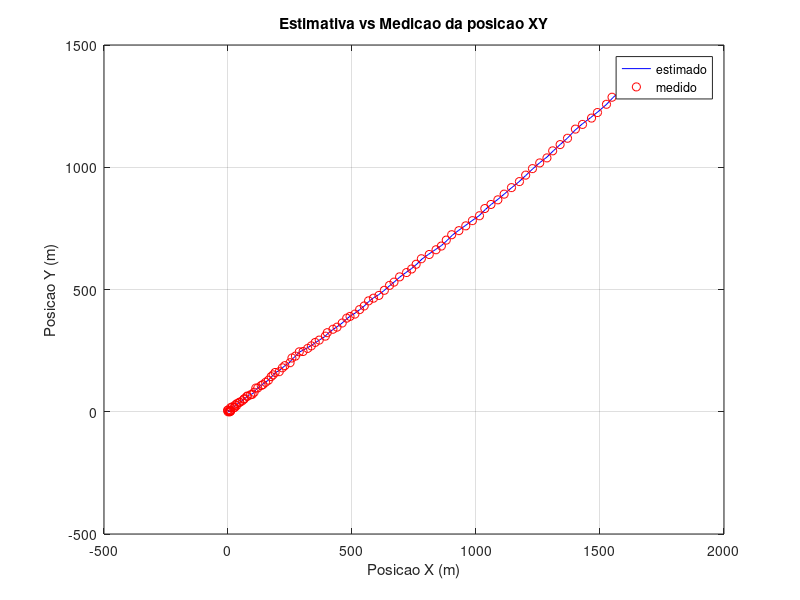

Here is the MATLAB script that generated this plot:
%%%%%%%%%%%%%%%%%%%%%%%%%%%%%%%%%%%%%%%%%%%%%%% DADOS INICIAIS %%%%%%%%%%%%%%%%%%%%%%%%%%%%%%%%%%%%%%%%%%%%%%%%%%%%%%%%%%%%%%%

sigma_acel = 0.2*0.2;                                   %Constante
sigma_medicao = 3*3;                                    %Constante

x = zeros(6, 1);                                        %Inicializacao da matriz 6x1 de estimativa

Q = [0.25 0.5 0.5 0 0 0 ; 0.5 1 1 0 0 0 ; 0.5 1 1 0 0 0 ; 0 0 0 0.25 0.5 0.5 ; 0 0 0 0.5 1 1 ; 0 0 0 0.5 1 1]*(sigma_acel);

P = [500 0 0 0 0 0 ; 0 500 0 0 0 0 ; 0 0 500 0 0 0 ; 0 0 0 500 0 0 ; 0 0 0 0 500 0 ; 0 0 0 0 0 500];

F = [1 1 0.5 0 0 0 ; 0 1 1 0 0 0 ; 0 0 1 0 0 0 ; 0 0 0 1 1 0.5 ; 0 0 0 0 1 1 ; 0 0 0 0 0 1];

H = [1 0 0 0 0 0 ; 0 0 0 1 0 0 ];

R = [sigma_medicao 0 ; 0 sigma_medicao];

I = eye(6);                                             %Matriz identidade 6x6

Ft = transpose(F);
Ht = transpose(H);

z = zeros(2, 1);                                        %Inicializacao da matriz 2x1 de medicao

%%%%%%%%%%%%%%%%%%%%%%%%%%%%%%%%%%%%%%%%%%%%%%%%%%%%%%%%%%%%%%%%%%%%%%%%%%%%%%%%%%%%%%%%%%%%%%%%%%%%%%%%%%%%%%%%%%%%%%%%%%%%%%

load medidas_v1.mat
N = length(medx);

estimados = zeros(6, N);                               %Inicializacao da matriz de estimativa, com x dados em i tempos
medidos = zeros(2, N);                                 %Inicializacao da matriz auxiliar de medicao, com x dados em i tempos

%Laco de repeticao para medicao e estimacao de i tempos
for i = 1:N

    x = F*x;                                            %Predicao da estimativa 
    P = F*P*Ft + Q;                                     %Predicao da covariancia

    %Entrada da matriz z pelo usuario
%     for j = 1:2
%         z(j) = input(sprintf('Digite o valor para a posição (%d, 1) da matriz: ', j));
%     end                       
    z(1) = medx(i);
    z(2) = medy(i);

    K = P*Ht*(H*P*Ht + R)^(-1);                         %Predicao do ganho de Kalman
    Kt = transpose(K);                                  %Atualizacao da matriz transposta do ganho de Kalman                                  

    x = x + K*(z - H*x);                                %Atualizacao da matriz de estimativa
    P = (I - K*H)*P*(transpose(I - K*H)) + K*R*Kt;      %Atualizacao da matriz de covariancia

    estimados(:,i) = x;                                 %Matriz de estimados recebe x, no tempo i
    medidos(:,i) = z;                                   %Matriz de medidos recebe z, no tempo i                               

end

estimadoX = estimados(1,:);                              %Armazena as estimativas da posicao X
estimadoY = estimados(4,:);                              %Armazena as estimativas da posicao Y 
medidoX = medidos(1,:);
medidoY = medidos(2,:);

%Plot do grafico de estimativa da posicao XY
figure
plot(estimadoX, estimadoY, 'b')
hold on
scatter(medidoX,medidoY,'r')

xlabel('Posicao X (m)');
ylabel('Posicao Y (m)');
title('Estimativa vs Medicao da posicao XY');
legend('estimado','medido');
grid on;
